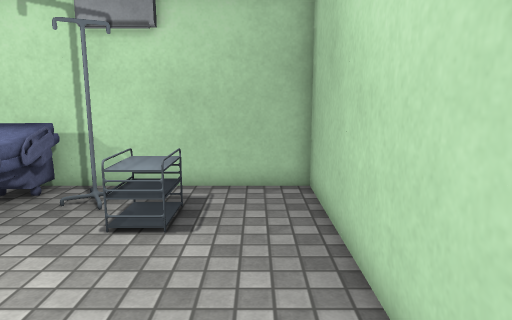
View 1 (above)

14 first-person views from a walk through a Unity game level. The camera is 1.4 m above the floor, tilts 10° down and sees 70° across. The floor is counted in squares, 0.5 m on a side. Each view is taken from the middle of a square. On the plan, view 1 faces up. The plan holds only what a view shows up to about 20 squares ahead; the rest is blank. The place goes on beyond the plan. Some animated figures are left out. Some surface patterns are stand-ins.

View 2
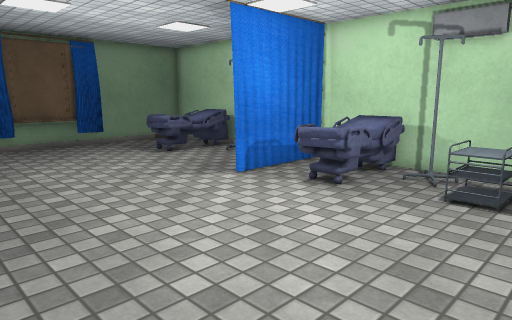

View 3
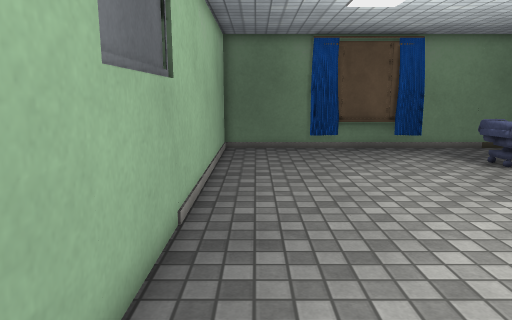

View 4
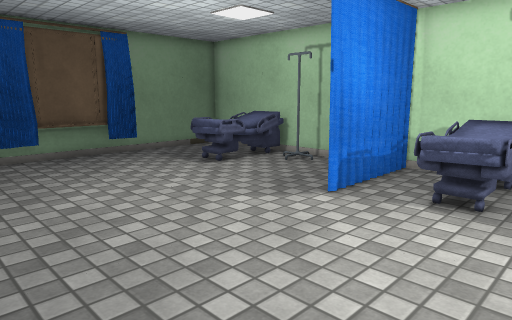

View 5
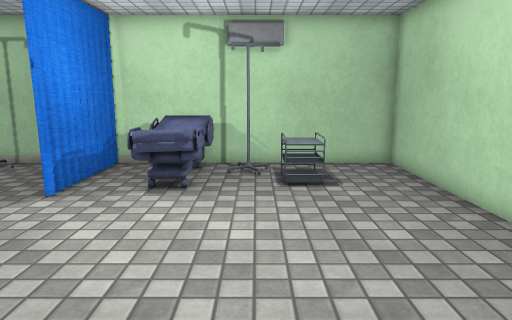

View 6
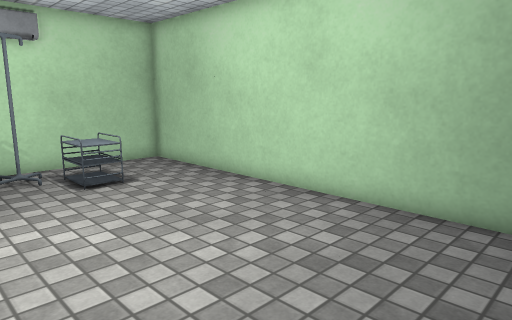

View 7
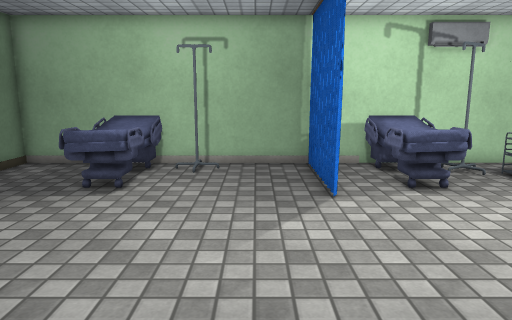

View 8
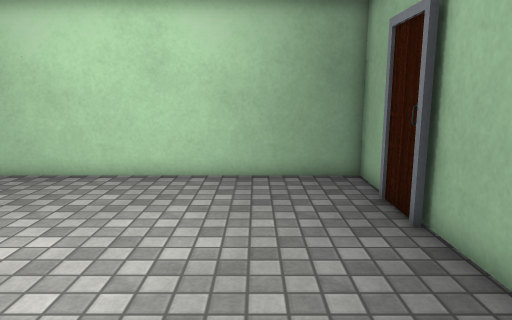

View 9
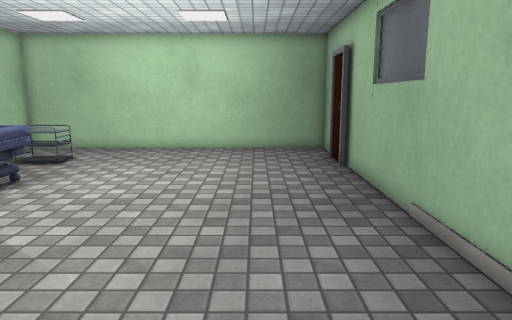

View 10
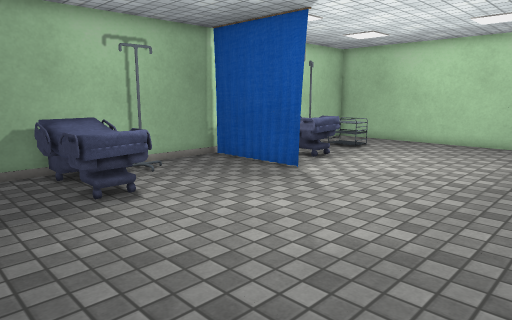

View 11
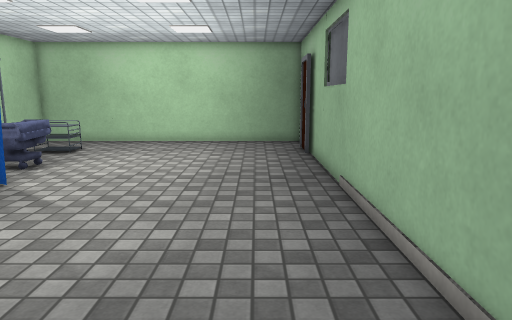

View 12
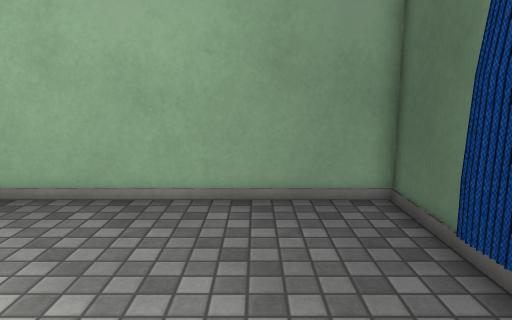

View 13
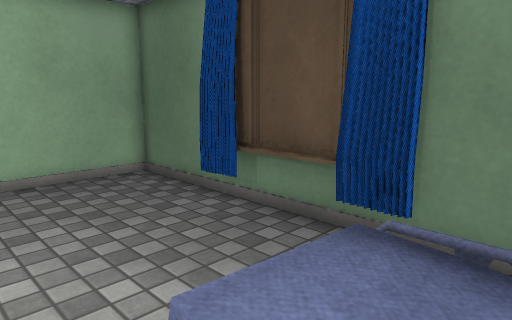

View 14
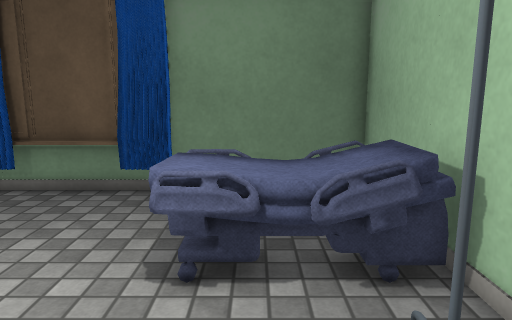

### Floor plan
Points are (right, up) in squares from view 1. A wall is a line through its corners. A room is listed if a view was taken in it or the views show most of it. See-through windows are left out.
Room 1 (views 1, 2, 3, 4, 5, 6, 7, 8, 9, 10, 11, 12, 13, 14)
walls: (-9.8, 5.8) (-9.8, 8.8); (-9.6, 6) (-9.9, 6.5); (-9.6, 6.4) (-9.7, 6.6) (-9.8, 6.4) (-9.5, 6); (-9.4, 6.5) (-9.9, 7.3) (-9.6, 7.8); (-9.8, 6.7) (-9.6, 6.9); (-9.5, 6.8) (-9.9, 6.1); (-9.8, 7) (-9.6, 6.3); (-9.6, 7.4) (-9.9, 7.8); (-9.7, 7.5) (-9.9, 8.2); (-9.7, 8.4) (-10.1, 9.1); (-9.5, 8.4) (-10, 7.6) (-9.7, 7) (-9.9, 6.6); (-9.7, 9.1) (-9.9, 9.7); (-9.5, 9.4) (-9.8, 8.7); (-9.5, 9.5) (-9.9, 10.2); (-9.7, 10.5) (-9.7, 5.9); (-9.8, -4.9) (-6.1, -4.9); (-3.6, -4.5) (-1.2, -4.5); (-20.8, 5.1) (-21.1, 5); (-20.8, 0.8) (-21.4, 0.5) (-20.8, 0.2) (-21.3, 0); (-21, 5.3) (-21.2, 5.2); (-21.1, 5.7) (-21.1, 0); (-21.3, 4.7) (-20.8, 4.5); (-21.4, 4.5) (-21.4, 0.9) (-20.7, 0.6); (-21.3, 5.5) (-21, 5.3) (-21, 4.9) (-20.7, 4.8); (-0.4, -4.7) (1.7, -4.7) (1.7, 11.2) (-21.7, 11.2) (-21.7, -4.7) (-2.4, -4.7)
objects: bed (-18, 7) to (-16, 10); other object (-14, 10); bed (-8, 7) to (-6, 10); other object (-4, 9); other object (-3, 7) to (-2, 9)

Positions as (right, up) in squares from view 1, and headings:
1: (0, 0), facing up
2: (0, -3), facing up-left
3: (-2, -3), facing left
4: (-4, -3), facing up-left
5: (-4, -4), facing up
6: (-7, -4), facing up-right
7: (-12, -4), facing up
8: (-11, -1), facing right
9: (-18, -1), facing right
10: (-21, -3), facing up-right
11: (-21, -2), facing right
12: (-18, 5), facing down
13: (-15, 8), facing down-left
14: (-11, 8), facing left
